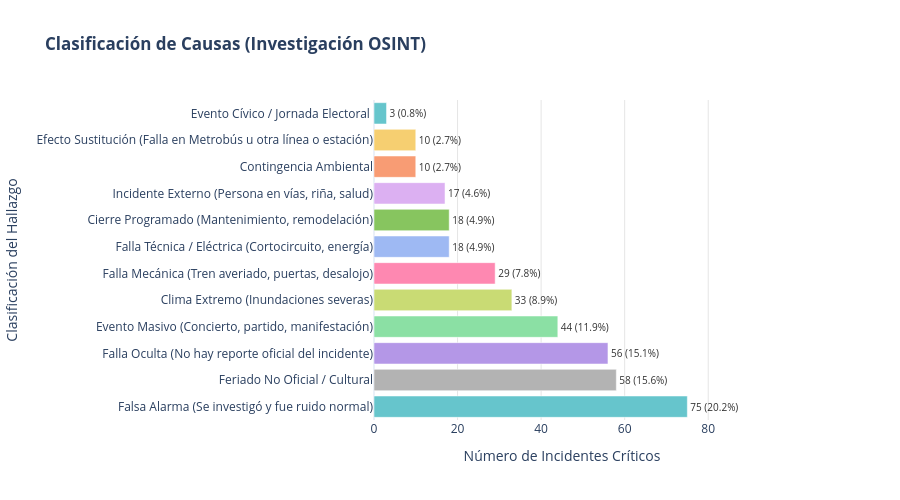

Notebook source saved alongside this figure:
### Code cell
# 0. CARGA DE DATOS DE LA BITÁCORA MANUAL
df_muestra = pd.read_csv('bitacora_investigacion_anomalias_criticas.csv')

# Asegurar que los nombres de columnas coincidan
df_muestra.columns = df_muestra.columns.str.lower()
if 'hallazgo_principal' in df_muestra.columns:
    df_muestra = df_muestra.rename(columns={'hallazgo_principal': 'hallazgo'})
if 'impacto_pasajeros' in df_muestra.columns:
    df_muestra = df_muestra.rename(columns={'impacto_pasajeros': 'impacto'})

# Clasificación de causas encontradas en la investigación manual
conteo_causas = df_muestra['hallazgo'].value_counts().reset_index()
conteo_causas.columns = ['Causa', 'Frecuencia']
conteo_causas = conteo_causas.sort_values('Frecuencia', ascending=True)

total_anomalias = conteo_causas['Frecuencia'].sum()
conteo_causas['Porcentaje'] = (conteo_causas['Frecuencia'] / total_anomalias) * 100

#etiqueta de texto
conteo_causas['Texto_Etiqueta'] = conteo_causas.apply(
    lambda row: f"{int(row['Frecuencia'])} ({row['Porcentaje']:.1f}%)", axis=1
)

# calculo el valor máximo para extender el eje X
max_frecuencia = conteo_causas['Frecuencia'].max()

# Gráfico interactivo con paleta de colores cualitativa
fig_barras = px.bar(
    conteo_causas, 
    x='Frecuencia', 
    y='Causa', 
    orientation='h',
    text='Texto_Etiqueta',
    color='Causa', 
    color_discrete_sequence=px.colors.qualitative.Pastel,
    title='<b>Clasificación de Causas (Investigación OSINT)</b>',
    labels={'Frecuencia': 'Número de Incidentes Críticos', 'Causa': 'Clasificación del Hallazgo'}
)

fig_barras.update_traces(
    textposition='outside', 
    textfont=dict(size=10, color='#333333'),
    cliponaxis=False  #  Evita que el eje corte el texto
)

fig_barras.update_layout(
    template='plotly_white', 
    height=500,
    showlegend=False, 
    xaxis=dict(
        showgrid=True, 
        gridcolor='#E5E5E5',
        range=[0, max_frecuencia * 1.2] # Expande el eje X un 20% más allá de la barra más grande
    ),
    yaxis=dict(showgrid=False),
    margin=dict(r=150) # Aumenta el margen derecho de la imagen (de 90 a 150)
)

fig_barras.show()


# ANÁLISIS DE SEVERIDAD 
plt.figure(figsize=(14, 8))
plt.title('Severidad del Impacto por Tipo de Hallazgo', fontsize=16, fontweight='bold', pad=20)

# Convertir impacto a absoluto
df_muestra['impacto_absoluto'] = df_muestra['impacto'].abs()

# Ordenar las cajas
orden_cajas = df_muestra.groupby('hallazgo')['impacto_absoluto'].median().sort_values(ascending=False).index


sns.boxplot(
    data=df_muestra, 
    y='hallazgo', 
    x='impacto_absoluto', 
    order=orden_cajas,
    palette='vlag',
    linewidth=1.5,
    fliersize=5
)

# Los puntos de distribución real
sns.swarmplot(
    data=df_muestra, 
    y='hallazgo', 
    x='impacto_absoluto', 
    order=orden_cajas,
    color='.25',
    alpha=0.6,
    size=4
)

plt.xlabel('Magnitud del Impacto Absoluto (Pasajeros faltantes/sobrantes)', fontsize=12)
plt.ylabel('Clasificación del Hallazgo', fontsize=12)
plt.grid(axis='x', linestyle='--', alpha=0.5)

# Formatear eje X
ax = plt.gca()
ax.xaxis.set_major_formatter(plt.FuncFormatter(lambda x, p: format(int(x), ',')))

plt.tight_layout()
plt.show()

### Figure 1 — Plotly figure (JSON) as saved in the notebook; plotly's stock layout.template omitted (floating-point values rounded to 4 significant figures)
{"data": [{"alignmentgroup": "True", "cliponaxis": false, "hovertemplate": "Clasificación del Hallazgo=%{y}<br>Número de Incidentes Críticos=%{x}<br>Texto_Etiqueta=%{text}<extra></extra>", "legendgroup": "Evento Cívico / Jornada Electoral ", "marker": {"color": "rgb(102, 197, 204)", "pattern": {"shape": ""}}, "name": "Evento Cívico / Jornada Electoral ", "offsetgroup": "Evento Cívico / Jornada Electoral ", "orientation": "h", "showlegend": true, "text": ["3 (0.8%)"], "textfont": {"color": "#333333", "size": 10}, "textposition": "outside", "type": "bar", "x": [3], "xaxis": "x", "y": ["Evento Cívico / Jornada Electoral "], "yaxis": "y"}, {"alignmentgroup": "True", "cliponaxis": false, "hovertemplate": "Clasificación del Hallazgo=%{y}<br>Número de Incidentes Críticos=%{x}<br>Texto_Etiqueta=%{text}<extra></extra>", "legendgroup": "Efecto Sustitución (Falla en Metrobús u otra línea o estación)", "marker": {"color": "rgb(246, 207, 113)", "pattern": {"shape": ""}}, "name": "Efecto Sustitución (Falla en Metrobús u otra línea o estación)", "offsetgroup": "Efecto Sustitución (Falla en Metrobús u otra línea o estación)", "orientation": "h", "showlegend": true, "text": ["10 (2.7%)"], "textfont": {"color": "#333333", "size": 10}, "textposition": "outside", "type": "bar", "x": [10], "xaxis": "x", "y": ["Efecto Sustitución (Falla en Metrobús u otra línea o estación)"], "yaxis": "y"}, {"alignmentgroup": "True", "cliponaxis": false, "hovertemplate": "Clasificación del Hallazgo=%{y}<br>Número de Incidentes Críticos=%{x}<br>Texto_Etiqueta=%{text}<extra></extra>", "legendgroup": "Contingencia Ambiental", "marker": {"color": "rgb(248, 156, 116)", "pattern": {"shape": ""}}, "name": "Contingencia Ambiental", "offsetgroup": "Contingencia Ambiental", "orientation": "h", "showlegend": true, "text": ["10 (2.7%)"], "textfont": {"color": "#333333", "size": 10}, "textposition": "outside", "type": "bar", "x": [10], "xaxis": "x", "y": ["Contingencia Ambiental"], "yaxis": "y"}, {"alignmentgroup": "True", "cliponaxis": false, "hovertemplate": "Clasificación del Hallazgo=%{y}<br>Número de Incidentes Críticos=%{x}<br>Texto_Etiqueta=%{text}<extra></extra>", "legendgroup": "Incidente Externo (Persona en vías, riña, salud)", "marker": {"color": "rgb(220, 176, 242)", "pattern": {"shape": ""}}, "name": "Incidente Externo (Persona en vías, riña, salud)", "offsetgroup": "Incidente Externo (Persona en vías, riña, salud)", "orientation": "h", "showlegend": true, "text": ["17 (4.6%)"], "textfont": {"color": "#333333", "size": 10}, "textposition": "outside", "type": "bar", "x": [17], "xaxis": "x", "y": ["Incidente Externo (Persona en vías, riña, salud)"], "yaxis": "y"}, {"alignmentgroup": "True", "cliponaxis": false, "hovertemplate": "Clasificación del Hallazgo=%{y}<br>Número de Incidentes Críticos=%{x}<br>Texto_Etiqueta=%{text}<extra></extra>", "legendgroup": "Cierre Programado (Mantenimiento, remodelación)", "marker": {"color": "rgb(135, 197, 95)", "pattern": {"shape": ""}}, "name": "Cierre Programado (Mantenimiento, remodelación)", "offsetgroup": "Cierre Programado (Mantenimiento, remodelación)", "orientation": "h", "showlegend": true, "text": ["18 (4.9%)"], "textfont": {"color": "#333333", "size": 10}, "textposition": "outside", "type": "bar", "x": [18], "xaxis": "x", "y": ["Cierre Programado (Mantenimiento, remodelación)"], "yaxis": "y"}, {"alignmentgroup": "True", "cliponaxis": false, "hovertemplate": "Clasificación del Hallazgo=%{y}<br>Número de Incidentes Críticos=%{x}<br>Texto_Etiqueta=%{text}<extra></extra>", "legendgroup": "Falla Técnica / Eléctrica (Cortocircuito, energía)", "marker": {"color": "rgb(158, 185, 243)", "pattern": {"shape": ""}}, "name": "Falla Técnica / Eléctrica (Cortocircuito, energía)", "offsetgroup": "Falla Técnica / Eléctrica (Cortocircuito, energía)", "orientation": "h", "showlegend": true, "text": ["18 (4.9%)"], "textfont": {"color": "#333333", "size": 10}, "textposition": "outside", "type": "bar", "x": [18], "xaxis": "x", "y": ["Falla Técnica / Eléctrica (Cortocircuito, energía)"], "yaxis": "y"}, {"alignmentgroup": "True", "cliponaxis": false, "hovertemplate": "Clasificación del Hallazgo=%{y}<br>Número de Incidentes Críticos=%{x}<br>Texto_Etiqueta=%{text}<extra></extra>", "legendgroup": "Falla Mecánica (Tren averiado, puertas, desalojo)", "marker": {"color": "rgb(254, 136, 177)", "pattern": {"shape": ""}}, "name": "Falla Mecánica (Tren averiado, puertas, desalojo)", "offsetgroup": "Falla Mecánica (Tren averiado, puertas, desalojo)", "orientation": "h", "showlegend": true, "text": ["29 (7.8%)"], "textfont": {"color": "#333333", "size": 10}, "textposition": "outside", "type": "bar", "x": [29], "xaxis": "x", "y": ["Falla Mecánica (Tren averiado, puertas, desalojo)"], "yaxis": "y"}, {"alignmentgroup": "True", "cliponaxis": false, "hovertemplate": "Clasificación del Hallazgo=%{y}<br>Número de Incidentes Críticos=%{x}<br>Texto_Etiqueta=%{text}<extra></extra>", "legendgroup": "Clima Extremo (Inundaciones severas)", "marker": {"color": "rgb(201, 219, 116)", "pattern": {"shape": ""}}, "name": "Clima Extremo (Inundaciones severas)", "offsetgroup": "Clima Extremo (Inundaciones severas)", "orientation": "h", "showlegend": true, "text": ["33 (8.9%)"], "textfont": {"color": "#333333", "size": 10}, "textposition": "outside", "type": "bar", "x": [33], "xaxis": "x", "y": ["Clima Extremo (Inundaciones severas)"], "yaxis": "y"}, {"alignmentgroup": "True", "cliponaxis": false, "hovertemplate": "Clasificación del Hallazgo=%{y}<br>Número de Incidentes Críticos=%{x}<br>Texto_Etiqueta=%{text}<extra></extra>", "legendgroup": "Evento Masivo (Concierto, partido, manifestación)", "marker": {"color": "rgb(139, 224, 164)", "pattern": {"shape": ""}}, "name": "Evento Masivo (Concierto, partido, manifestación)", "offsetgroup": "Evento Masivo (Concierto, partido, manifestación)", "orientation": "h", "showlegend": true, "text": ["44 (11.9%)"], "textfont": {"color": "#333333", "size": 10}, "textposition": "outside", "type": "bar", "x": [44], "xaxis": "x", "y": ["Evento Masivo (Concierto, partido, manifestación)"], "yaxis": "y"}, {"alignmentgroup": "True", "cliponaxis": false, "hovertemplate": "Clasificación del Hallazgo=%{y}<br>Número de Incidentes Críticos=%{x}<br>Texto_Etiqueta=%{text}<extra></extra>", "legendgroup": "Falla Oculta (No hay reporte oficial del incidente)", "marker": {"color": "rgb(180, 151, 231)", "pattern": {"shape": ""}}, "name": "Falla Oculta (No hay reporte oficial del incidente)", "offsetgroup": "Falla Oculta (No hay reporte oficial del incidente)", "orientation": "h", "showlegend": true, "text": ["56 (15.1%)"], "textfont": {"color": "#333333", "size": 10}, "textposition": "outside", "type": "bar", "x": [56], "xaxis": "x", "y": ["Falla Oculta (No hay reporte oficial del incidente)"], "yaxis": "y"}, {"alignmentgroup": "True", "cliponaxis": false, "hovertemplate": "Clasificación del Hallazgo=%{y}<br>Número de Incidentes Críticos=%{x}<br>Texto_Etiqueta=%{text}<extra></extra>", "legendgroup": "Feriado No Oficial / Cultural", "marker": {"color": "rgb(179, 179, 179)", "pattern": {"shape": ""}}, "name": "Feriado No Oficial / Cultural", "offsetgroup": "Feriado No Oficial / Cultural", "orientation": "h", "showlegend": true, "text": ["58 (15.6%)"], "textfont": {"color": "#333333", "size": 10}, "textposition": "outside", "type": "bar", "x": [58], "xaxis": "x", "y": ["Feriado No Oficial / Cultural"], "yaxis": "y"}, {"alignmentgroup": "True", "cliponaxis": false, "hovertemplate": "Clasificación del Hallazgo=%{y}<br>Número de Incidentes Críticos=%{x}<br>Texto_Etiqueta=%{text}<extra></extra>", "legendgroup": "Falsa Alarma (Se investigó y fue ruido normal)", "marker": {"color": "rgb(102, 197, 204)", "pattern": {"shape": ""}}, "name": "Falsa Alarma (Se investigó y fue ruido normal)", "offsetgroup": "Falsa Alarma (Se investigó y fue ruido normal)", "orientation": "h", "showlegend": true, "text": ["75 (20.2%)"], "textfont": {"color": "#333333", "size": 10}, "textposition": "outside", "type": "bar", "x": [75], "xaxis": "x", "y": ["Falsa Alarma (Se investigó y fue ruido normal)"], "yaxis": "y"}], "layout": {"barmode": "relative", "height": 500, "legend": {"title": {"text": "Clasificación del Hallazgo"}, "tracegroupgap": 0}, "margin": {"r": 150}, "showlegend": false, "title": {"text": "<b>Clasificación de Causas (Investigación OSINT)</b>"}, "xaxis": {"anchor": "y", "domain": [0, 1], "gridcolor": "#E5E5E5", "range": [0, 90], "showgrid": true, "title": {"text": "Número de Incidentes Críticos"}}, "yaxis": {"anchor": "x", "categoryarray": ["Falsa Alarma (Se investigó y fue ruido normal)", "Feriado No Oficial / Cultural", "Falla Oculta (No hay reporte oficial del incidente)", "Evento Masivo (Concierto, partido, manifestación)", "Clima Extremo (Inundaciones severas)", "Falla Mecánica (Tren averiado, puertas, desalojo)", "Falla Técnica / Eléctrica (Cortocircuito, energía)", "Cierre Programado (Mantenimiento, remodelación)", "Incidente Externo (Persona en vías, riña, salud)", "Contingencia Ambiental", "Efecto Sustitución (Falla en Metrobús u otra línea o estación)", "Evento Cívico / Jornada Electoral "], "categoryorder": "array", "domain": [0, 1], "showgrid": false, "title": {"text": "Clasificación del Hallazgo"}}}}
